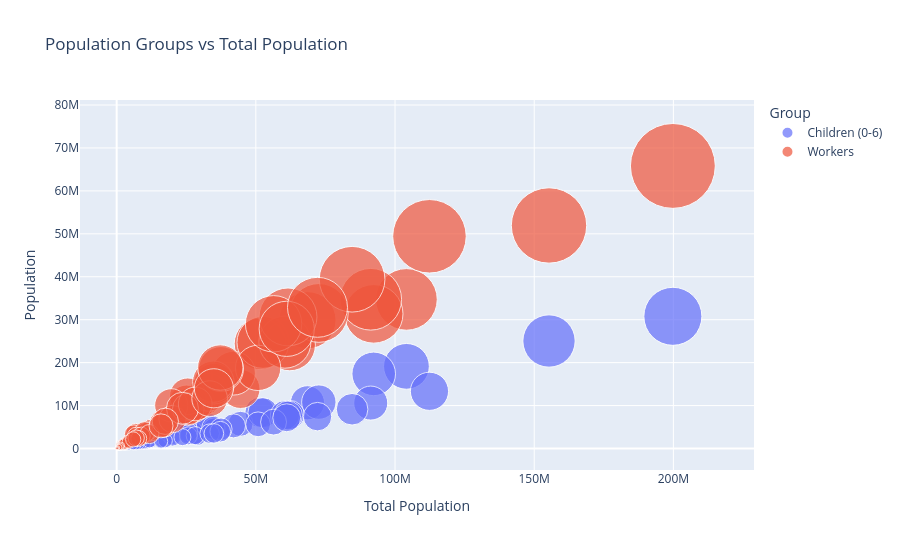

The cell this chart's notebook holds for it:
### Code cell
df = df_pca[df_pca['Level'] == 'STATE']
df_plot = pd.DataFrame({'State': df['Name'],'Total Population': df['Total Population Person'],'Children (0-6)': df['Population in the age group 0-6 Person'],'Workers': df['Total Worker Population Person']})
df_melt = df_plot.melt(id_vars=['State', 'Total Population'],value_vars=['Children (0-6)', 'Workers'],var_name='Group',value_name='Population')
fig = px.scatter(df_melt,x='Total Population',y='Population',color='Group',size='Population',hover_name='State',title='Population Groups vs Total Population',size_max=60)
fig.update_layout(height=550)
color_discrete_map={'Children (0-6)': '#42A5F5','Workers': '#EF5350'}

chart2=fig
chart2
